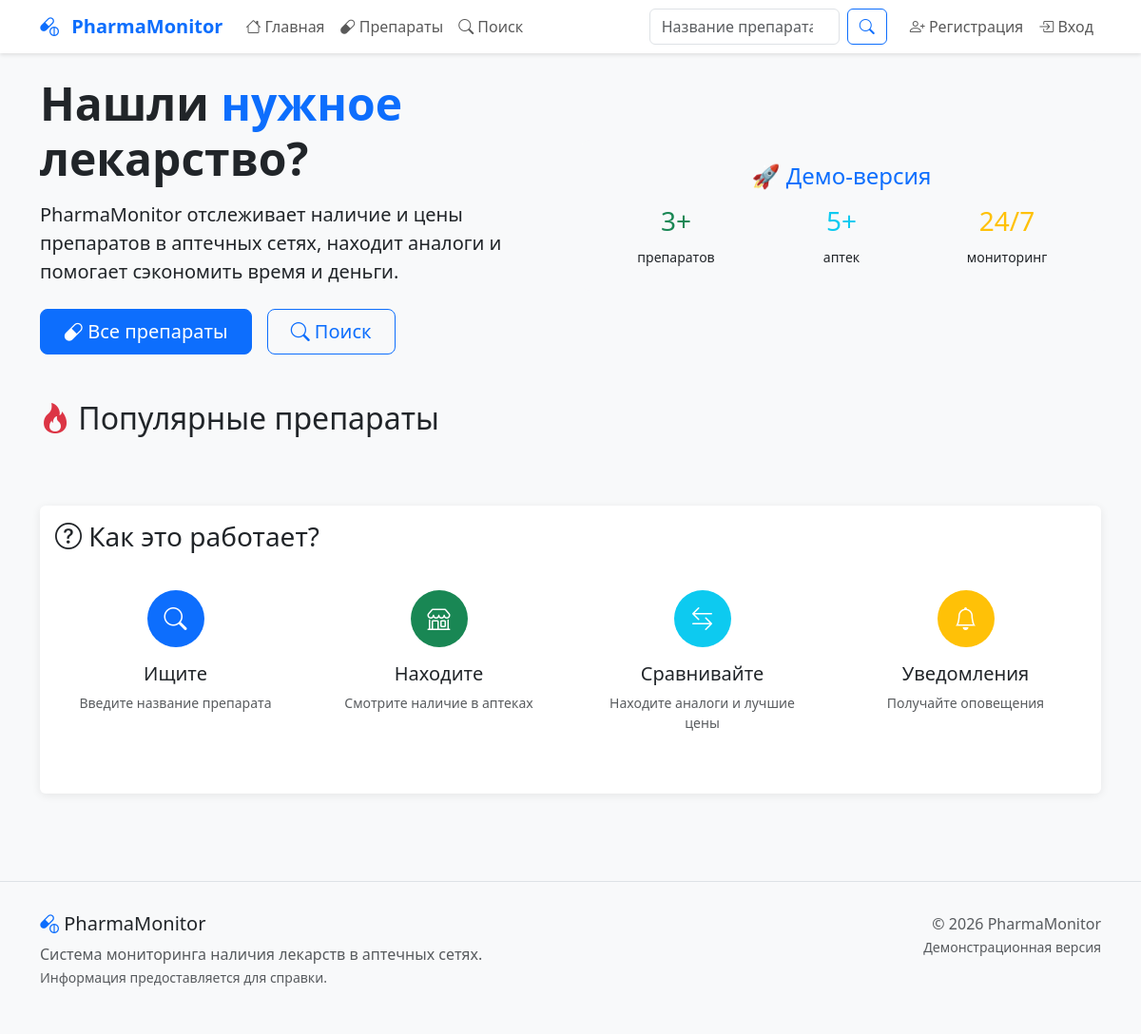
Before: / with the older database file.
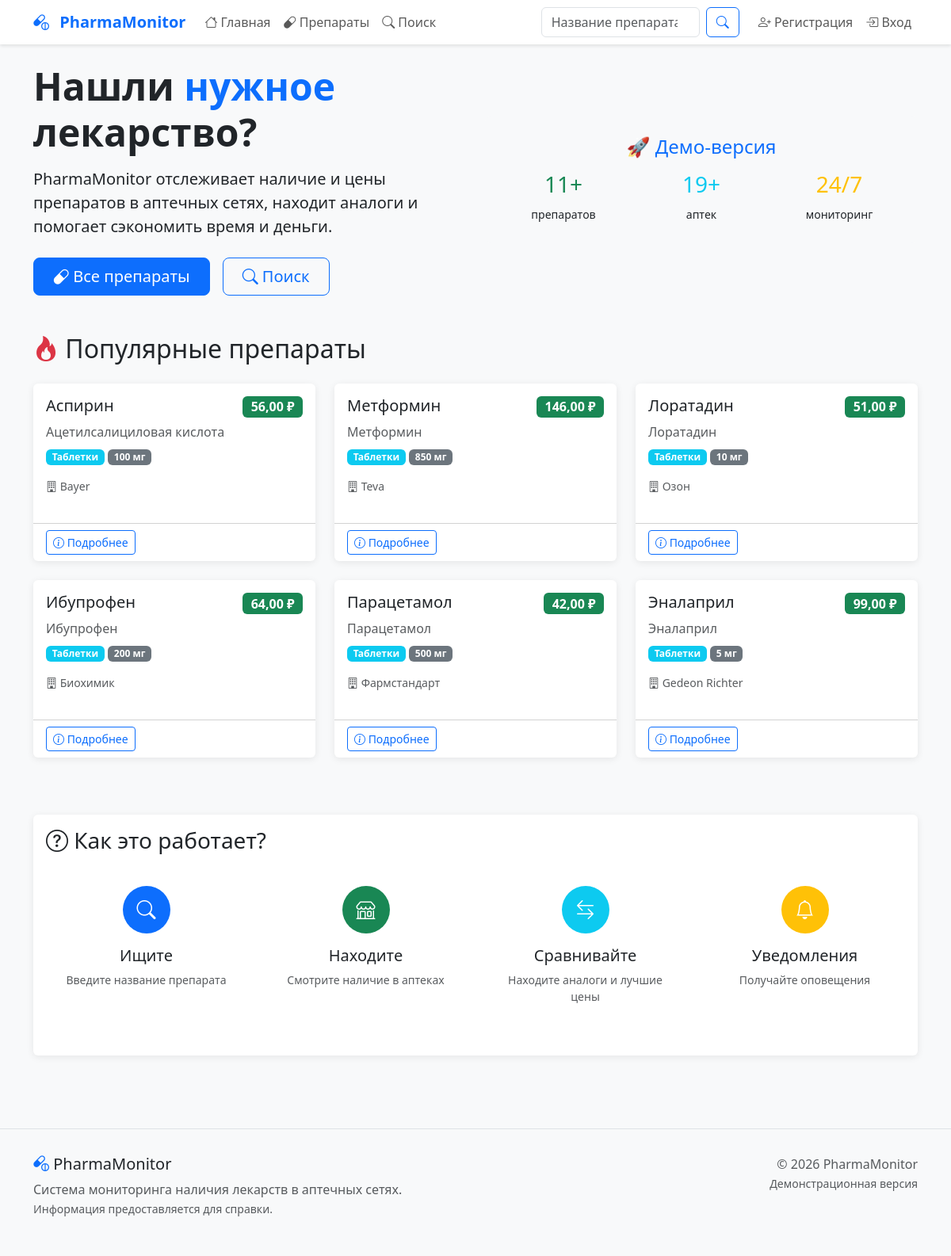
After: the same page with the newer database file.
### drugs/models.py (models this page shows, shortened)
class Drug(models.Model):
    mnn = models.CharField("МНН (Международное название)", max_length=255)
    trade_name = models.CharField("Торговое название", max_length=255)
    form = models.CharField("Форма выпуска", max_length=100)
    dosage = models.CharField("Дозировка", max_length=100)
    manufacturer = models.CharField("Производитель", max_length=255)
    atx_code = models.CharField("АТХ код", max_length=20, blank=True, null=True)
    description = models.TextField("Описание", blank=True, null=True)
    created_at = models.DateTimeField("Дата добавления", auto_now_add=True)
    updated_at = models.DateTimeField("Дата обновления", auto_now=True)
    class Meta:
        verbose_name = "Препарат"
        verbose_name_plural = "Препараты"
        ordering = ['trade_name']

### drugs/views.py (the view)
# urls.py: path('', views.home, name='home'),
def home(request):
    featured_drugs = Drug.objects.annotate(
        min_price=Min('availability__price'),
        pharmacy_count=Count('availability', distinct=True)
    ).filter(
        availability__is_available=True
    ).order_by('?')[:6]  # Случайные 6 препаратов
    total_drugs = Drug.objects.count()
    pharmacies_count = Pharmacy.objects.count()
    return render(request, 'drugs/home.html', {
        'featured_drugs': featured_drugs,
        'total_drugs': total_drugs,
        'pharmacies_count': pharmacies_count,
    })

### drugs/templates/drugs/home.html (shortened to what this page needs)
{% extends 'base.html' %}
{% block content %}
<div class="row align-items-center mb-5">
    <div class="col-lg-6">
        <h1 class="display-5 fw-bold mb-3">
            Нашли <span class="text-primary">нужное</span> лекарство?
        </h1>
        <p class="lead mb-4">
            PharmaMonitor отслеживает наличие и цены препаратов в аптечных сетях,
            находит аналоги и помогает сэкономить время и деньги.
        </p>
        <div class="d-grid gap-2 d-md-flex">
            <a href="{% url 'drugs:drug_list' %}" class="btn btn-primary btn-lg px-4 me-md-2">
                <i class="bi bi-capsule"></i> Все препараты
            </a>
            <a href="{% url 'drugs:drug_search' %}" class="btn btn-outline-primary btn-lg px-4">
                <i class="bi bi-search"></i> Поиск
            </a>
        </div>
    </div>
    <div class="col-lg-6 text-center">
        <div class="p-4 bg-light rounded-3">
            <h4 class="text-primary mb-3">🚀 Демо-версия</h4>
            <div class="row text-center">
                <div class="col-4">
                    <h3 class="text-success">{{ total_drugs|default:"3" }}+</h3>
                    <small>препаратов</small>
                </div>
                <div class="col-4">
                    <h3 class="text-info">{{ pharmacies_count|default:"5" }}+</h3>
                    <small>аптек</small>
                </div>
                <div class="col-4">
                    <h3 class="text-warning">24/7</h3>
                    <small>мониторинг</small>
                </div>
            </div>
        </div>
    </div>
</div>
<div class="mb-5">
    <h2 class="mb-4"><i class="bi bi-fire text-danger"></i> Популярные препараты</h2>
    <div class="row">
        {% for drug in featured_drugs %}
        <div class="col-md-4 mb-4">
            <div class="card h-100">
                <div class="card-body">
                    <div class="d-flex justify-content-between align-items-start mb-2">
                        <h5 class="card-title">{{ drug.trade_name }}</h5>
                        {% if drug.min_price %}
                        <span class="badge bg-success fs-6">{{ drug.min_price|floatformat:2 }} ₽</span>
                        {% else %}
                        <span class="badge bg-secondary fs-6">Нет в наличии</span>
                        {% endif %}
                    </div>
                    <h6 class="card-subtitle mb-2 text-muted">{{ drug.mnn }}</h6>
                    <div class="mb-3">
                        <span class="badge bg-info">{{ drug.form }}</span>
                        <span class="badge bg-secondary">{{ drug.dosage }}</span>
                    </div>
                    <p class="card-text text-muted small">
                        <i class="bi bi-building"></i> {{ drug.manufacturer }}
                    </p>
                </div>
                <div class="card-footer bg-transparent">
                    <a href="{% url 'drugs:drug_detail' drug.id %}" class="btn btn-outline-primary btn-sm">
                        <i class="bi bi-info-circle"></i> Подробнее
                    </a>
                </div>
            </div>
        </div>
        {% endfor %}
    </div>
</div>
<div class="card">
    <div class="card-body">
        <h3 class="card-title mb-4"><i class="bi bi-question-circle"></i> Как это работает?</h3>
        <div class="row text-center">
            <div class="col-md-3 mb-3">
                <div class="p-3">
                    <div class="bg-primary text-white rounded-circle d-inline-flex align-items-center justify-content-center mb-3"
                         style="width: 60px; height: 60px;">
                        <i class="bi bi-search fs-4"></i>
                    </div>
                    <h5>Ищите</h5>
                    <p class="text-muted small">Введите название препарата</p>
                </div>
            </div>
            <div class="col-md-3 mb-3">
                <div class="p-3">
                    <div class="bg-success text-white rounded-circle d-inline-flex align-items-center justify-content-center mb-3"
                         style="width: 60px; height: 60px;">
                        <i class="bi bi-shop fs-4"></i>
                    </div>
                    <h5>Находите</h5>
                    <p class="text-muted small">Смотрите наличие в аптеках</p>
                </div>
            </div>
            <div class="col-md-3 mb-3">
                <div class="p-3">
                    <div class="bg-info text-white rounded-circle d-inline-flex align-items-center justify-content-center mb-3"
                         style="width: 60px; height: 60px;">
                        <i class="bi bi-arrow-left-right fs-4"></i>
                    </div>
                    <h5>Сравнивайте</h5>
                    <p class="text-muted small">Находите аналоги и лучшие цены</p>
                </div>
            </div>
            <div class="col-md-3 mb-3">
                <div class="p-3">
                    <div class="bg-warning text-white rounded-circle d-inline-flex align-items-center justify-content-center mb-3"
                         style="width: 60px; height: 60px;">
                        <i class="bi bi-bell fs-4"></i>
                    </div>
                    <h5>Уведомления</h5>
                    <p class="text-muted small">Получайте оповещения</p>
                </div>
            </div>
        </div>
    </div>
</div>
{% endblock %}

### templates/base.html (shortened to what this page needs)
<!DOCTYPE html>
<html lang="ru">
<head>
    <link href="https://cdn.jsdelivr.net/npm/bootstrap@5.3.0/dist/css/bootstrap.min.css" rel="stylesheet">
    <link rel="stylesheet" href="https://cdn.jsdelivr.net/npm/bootstrap-icons@1.10.0/font/bootstrap-icons.css">
</head>
<body>
    <nav class="navbar navbar-expand-lg navbar-light bg-white navbar-shadow">
        <div class="container">
            <a class="navbar-brand text-primary" href="{% url 'home' %}">
                <i class="bi bi-capsule-pill me-2"></i>
                <strong>PharmaMonitor</strong>
            </a>
            <div class="collapse navbar-collapse" id="navbarNav">
                <ul class="navbar-nav me-auto">
                    <li class="nav-item">
                        <a class="nav-link" href="{% url 'home' %}">
                            <i class="bi bi-house"></i> Главная
                        </a>
                    </li>
                    <li class="nav-item">
                        <a class="nav-link" href="{% url 'drugs:drug_list' %}">
                            <i class="bi bi-capsule"></i> Препараты
                        </a>
                    </li>
                    <li class="nav-item">
                        <a class="nav-link" href="{% url 'drugs:drug_search' %}">
                            <i class="bi bi-search"></i> Поиск
                        </a>
                    </li>
                </ul>
                <form class="d-flex me-3" method="get" action="{% url 'drugs:drug_search' %}">
                    <input class="form-control me-2" type="search" name="q"
                           placeholder="Название препарата..." style="width: 200px;">
                    <button class="btn btn-outline-primary" type="submit">
                        <i class="bi bi-search"></i>
                    </button>
                </form>
                <ul class="navbar-nav">
                    {% if user.is_authenticated %}
                        <li class="nav-item dropdown">
                            <a class="nav-link dropdown-toggle" href="#" id="userDropdown" role="button" data-bs-toggle="dropdown">
                                <i class="bi bi-person-circle"></i> {{ user.get_full_name|default:user.email }}
                            </a>
                            <ul class="dropdown-menu dropdown-menu-end">
                                <li><a class="dropdown-item" href="{% url 'drugs:my_subscriptions' %}">
                                    <i class="bi bi-bell"></i> Мои подписки
                                </a></li>
                                <li><hr class="dropdown-divider"></li>
                                <li><a class="dropdown-item" href="{% url 'logout' %}">
                                    <i class="bi bi-box-arrow-right"></i> Выход
                                </a></li>
                            </ul>
                        </li>
                    {% else %}
                        <li class="nav-item">
                            <a class="nav-link" href="{% url 'register' %}">
                                <i class="bi bi-person-plus"></i> Регистрация
                            </a>
                        </li>
                        <li class="nav-item">
                            <a class="nav-link" href="{% url 'login' %}">
                                <i class="bi bi-box-arrow-in-right"></i> Вход
                            </a>
                        </li>
                    {% endif %}
                </ul>
            </div>
        </div>
    </nav>
    <main class="container py-4">
        {% block content %}{% endblock %}
    </main>
    <footer class="mt-5">
        <div class="container">
            <div class="row">
                <div class="col-md-6">
                    <h5><i class="bi bi-capsule-pill text-primary"></i> PharmaMonitor</h5>
                    <p class="text-muted">
                        Система мониторинга наличия лекарств в аптечных сетях.<br>
                        <small>Информация предоставляется для справки.</small>
                    </p>
                </div>
                <div class="col-md-6 text-md-end">
                    <p class="mb-0 text-muted">
                        &copy; {% now "Y" %} PharmaMonitor<br>
                        <small>Демонстрационная версия</small>
                    </p>
                </div>
            </div>
        </div>
    </footer>
</body>
</html>

### templates/base.html (style rules this page uses)
body { font-family: 'Segoe UI', system-ui, -apple-system, sans-serif; background-color: #f8f9fa; }
.navbar-brand { font-weight: 600; }
.card { border: none; box-shadow: 0 2px 10px rgba(0,0,0,0.08); transition: transform 0.2s; margin-bottom: 20px; }
footer { margin-top: 3rem; padding: 2rem 0; background-color: #f8f9fa; border-top: 1px solid #dee2e6; }
.navbar { box-shadow: 0 2px 4px rgba(0,0,0,0.1); }

Changed rows visible on the page:
added Drug: trade_name "Аспирин", min_price "56,00", mnn "Ацетилсалициловая кислота", form "Таблетки", dosage "100 мг", manufacturer "Bayer"
added Drug: trade_name "Метформин", min_price "146,00", mnn "Метформин", form "Таблетки", dosage "850 мг", manufacturer "Teva"
added Drug: trade_name "Лоратадин", min_price "51,00", mnn "Лоратадин", form "Таблетки", dosage "10 мг", manufacturer "Озон"
added Drug: trade_name "Ибупрофен", min_price "64,00", mnn "Ибупрофен", form "Таблетки", dosage "200 мг", manufacturer "Биохимик"
added Drug: trade_name "Парацетамол", min_price "42,00", mnn "Парацетамол", form "Таблетки", dosage "500 мг", manufacturer "Фармстандарт"
added Drug: trade_name "Эналаприл", min_price "99,00", mnn "Эналаприл", form "Таблетки", dosage "5 мг", manufacturer "Gedeon Richter"
Other visible differences:
{{ total_drugs|default:"3" }}: "3" → "11"
{{ pharmacies_count|default:"5" }}: "5" → "19"
